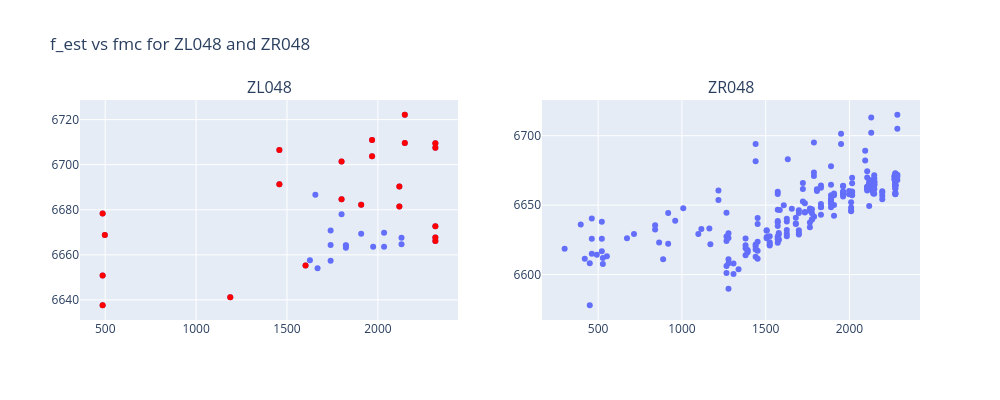

Notebook code cell kept with this figure:
### Markdown cell above
Below we identify the outliers based on the Focal Length to FMC plots

### Code cell
zl_outlier_idx = [5,6,7,8,9,10,11,21,22,23,24,25,26,27,28,29,32,33,34,35,36,37]
zr_outlier_idx = []

zl_outliers = zl.iloc[zl_outlier_idx,:]
zr_outliers = zr.iloc[zr_outlier_idx,:]

fig = make_subplots(rows=1, cols=2, subplot_titles=["ZL048", "ZR048"])

# focal length - fmc plot for ZL048
left_scatter_all = px.scatter(zl, x="fmc", y="f_est", hover_data=[zl.index])
left_scatter_outliers = px.scatter(zl_outliers, x="fmc", y="f_est", hover_data=[zl_outliers.index])
left_scatter_outliers.update_traces(marker=dict(color="red"))
fig.add_trace(left_scatter_all.data[0], row=1, col=1)
fig.add_trace(left_scatter_outliers.data[0], row=1, col=1)

# focal lenth - fmc plot for ZR048
right_scatter_all = px.scatter(zr, x="fmc", y="f_est", hover_data=[zr.index])
right_scatter_outliers = px.scatter(zr_outliers, x="fmc", y="f_est", hover_data=[zr_outliers.index])
right_scatter_outliers.update_traces(marker=dict(color="red"))
fig.add_trace(right_scatter_all.data[0], row=1, col=2)
fig.add_trace(right_scatter_outliers.data[0], row=1, col=2)


fig.update_layout(width=1000, height=400, title="f_est vs fmc for ZL048 and ZR048")

### Figure 1 — Plotly figure (JSON) as saved in the notebook; plotly's stock layout.template omitted (floating-point values rounded to 4 significant figures; data arrays with more than 128 entries replaced by an {"elided": "..."} marker saying what was removed)
{"data": [{"customdata": [[0], [1], [2], [3], [4], [5], [6], [7], [8], [9], [10], [11], [12], [13], [14], [15], [16], [17], [18], [19], [20], [21], [22], [23], [24], [25], [26], [27], [28], [29], [30], [31], [32], [33], [34], [35], [36], [37]], "hovertemplate": "fmc=%{x}<br>f_est=%{y}<br>index=%{customdata[0]}<extra></extra>", "legendgroup": "", "marker": {"color": "#636efa", "symbol": "circle"}, "mode": "markers", "name": "", "orientation": "v", "showlegend": false, "type": "scatter", "x": [2130, 2130, 1974, 2034, 2034, 2118, 2118, 2148, 2148, 1968, 1968, 1908, 1908, 1824, 1824, 1824, 1668, 1740, 1740, 1740, 1800, 1800, 1800, 2316, 2316, 2316, 2316, 2316, 1188, 1602, 1656, 1626, 1458, 1458, 486, 498, 486, 486], "xaxis": "x", "y": [6668.0, 6665.0, 6664.0, 6664.0, 6670.0, 6681.0, 6690.0, 6710.0, 6722.0, 6711.0, 6704.0, 6682.0, 6669.0, 6664.0, 6663.0, 6664.0, 6654.0, 6657.0, 6664.0, 6671.0, 6678.0, 6685.0, 6701.0, 6666.0, 6710.0, 6668.0, 6708.0, 6673.0, 6641.0, 6655.0, 6687.0, 6658.0, 6706.0, 6691.0, 6678.0, 6669.0, 6638.0, 6651.0], "yaxis": "y"}, {"customdata": [[5], [6], [7], [8], [9], [10], [11], [21], [22], [23], [24], [25], [26], [27], [28], [29], [32], [33], [34], [35], [36], [37]], "hovertemplate": "fmc=%{x}<br>f_est=%{y}<br>index=%{customdata[0]}<extra></extra>", "legendgroup": "", "marker": {"color": "red", "symbol": "circle"}, "mode": "markers", "name": "", "orientation": "v", "showlegend": false, "type": "scatter", "x": [2118, 2118, 2148, 2148, 1968, 1968, 1908, 1800, 1800, 2316, 2316, 2316, 2316, 2316, 1188, 1602, 1458, 1458, 486, 498, 486, 486], "xaxis": "x", "y": [6681.0, 6690.0, 6710.0, 6722.0, 6711.0, 6704.0, 6682.0, 6685.0, 6701.0, 6666.0, 6710.0, 6668.0, 6708.0, 6673.0, 6641.0, 6655.0, 6706.0, 6691.0, 6678.0, 6669.0, 6638.0, 6651.0], "yaxis": "y"}, {"customdata": {"elided": "248x1 int values"}, "hovertemplate": "fmc=%{x}<br>f_est=%{y}<br>index=%{customdata[0]}<extra></extra>", "legendgroup": "", "marker": {"color": "#636efa", "symbol": "circle"}, "mode": "markers", "name": "", "orientation": "v", "showlegend": false, "type": "scatter", "x": {"elided": "248 int values"}, "xaxis": "x2", "y": {"elided": "248 float values"}, "yaxis": "y2"}, {"customdata": [], "hovertemplate": "fmc=%{x}<br>f_est=%{y}<br>index=%{customdata[0]}<extra></extra>", "legendgroup": "", "marker": {"color": "red", "symbol": "circle"}, "mode": "markers", "name": "", "orientation": "v", "showlegend": false, "type": "scatter", "x": [], "xaxis": "x2", "y": [], "yaxis": "y2"}], "layout": {"annotations": [{"font": {"size": 16}, "showarrow": false, "text": "ZL048", "x": 0.225, "xanchor": "center", "xref": "paper", "y": 1, "yanchor": "bottom", "yref": "paper"}, {"font": {"size": 16}, "showarrow": false, "text": "ZR048", "x": 0.775, "xanchor": "center", "xref": "paper", "y": 1, "yanchor": "bottom", "yref": "paper"}], "height": 400, "title": {"text": "f_est vs fmc for ZL048 and ZR048"}, "width": 1000, "xaxis": {"anchor": "y", "domain": [0, 0.45]}, "xaxis2": {"anchor": "y2", "domain": [0.55, 1]}, "yaxis": {"anchor": "x", "domain": [0, 1]}, "yaxis2": {"anchor": "x2", "domain": [0, 1]}}}
